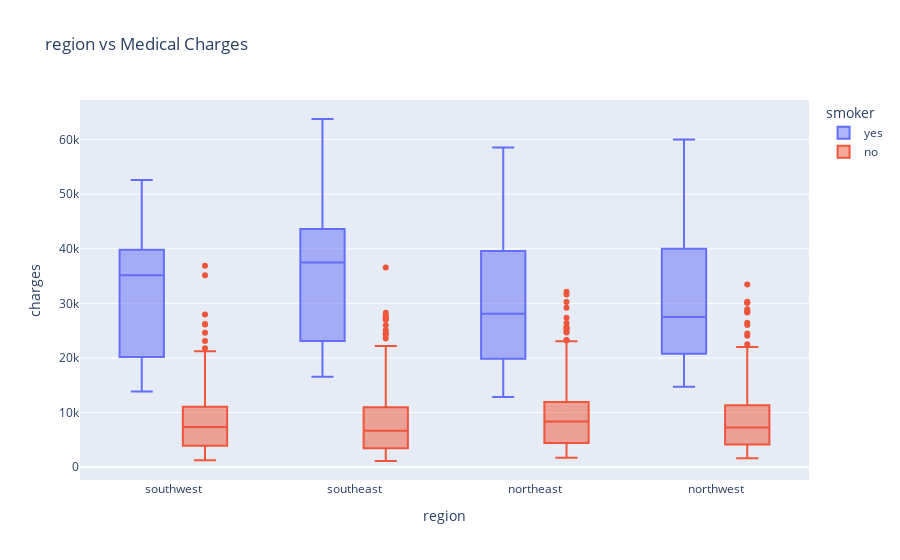

The cell this chart's notebook holds for it:
### Markdown cell above
### Region vs charges

### Code cell
fig = px.box(
    df,
    x="region",
    y="charges",
    color="smoker",
    title="region vs Medical Charges"
)

fig.show()

### Figure 1 — Plotly figure (JSON) as saved in the notebook; plotly's stock layout.template omitted (floating-point values rounded to 4 significant figures; data arrays with more than 128 entries replaced by an {"elided": "..."} marker saying what was removed)
{"data": [{"alignmentgroup": "True", "hovertemplate": "smoker=yes<br>region=%{x}<br>charges=%{y}<extra></extra>", "legendgroup": "yes", "marker": {"color": "#636efa"}, "name": "yes", "notched": false, "offsetgroup": "yes", "orientation": "v", "showlegend": true, "type": "box", "x": {"elided": "274 str values"}, "x0": " ", "xaxis": "x", "y": {"elided": "274 float values"}, "y0": " ", "yaxis": "y"}, {"alignmentgroup": "True", "hovertemplate": "smoker=no<br>region=%{x}<br>charges=%{y}<extra></extra>", "legendgroup": "no", "marker": {"color": "#EF553B"}, "name": "no", "notched": false, "offsetgroup": "no", "orientation": "v", "showlegend": true, "type": "box", "x": {"elided": "1064 str values"}, "x0": " ", "xaxis": "x", "y": {"elided": "1064 float values"}, "y0": " ", "yaxis": "y"}], "layout": {"boxmode": "group", "legend": {"title": {"text": "smoker"}, "tracegroupgap": 0}, "title": {"text": "region vs Medical Charges"}, "xaxis": {"anchor": "y", "domain": [0, 1], "title": {"text": "region"}}, "yaxis": {"anchor": "x", "domain": [0, 1], "title": {"text": "charges"}}}}
